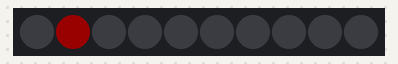
This sketch was run on a simulated Arduino Uno, built with avr-gcc and run on an emulated ATmega328P. Parts: 10 RGB LEDs in strip order, left to right. Dim RGB values are drawn brighter than linear.

Above: at 0.06 s.
At 5.03 s:
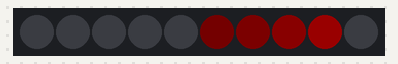
At 10.0 s:
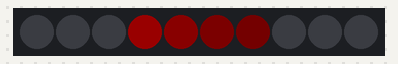
At 19.94 s:
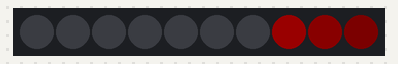
At 29.88 s:
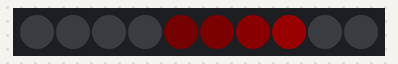
At 39.94 s:
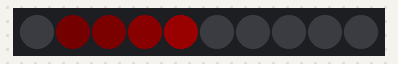

The sketch:

Kitt.ino
```cpp
#include <FastLED.h>
#define NUM_LEDS 10
#define COLOR_ORDER GRB
#define DATA_PIN 7

CRGB leds[NUM_LEDS]; // Define the array of leds
int direction1 = 0; // Direction of lights, 0 or 1
int counter = 0; // Current spot in in strip of leds

void setup() {
  FastLED.addLeds<WS2812B, DATA_PIN, COLOR_ORDER>(leds, NUM_LEDS);
  LEDS.setBrightness(25);
}
void fadeall() { for(int i = 0; i < NUM_LEDS; i++) { leds[i].nscale8(6500); } }
void loop() {
  direction1 ? counter-- : counter++;
  fadeall();
  if (counter == NUM_LEDS - 1) direction1 = 1;
  if (counter == 0) direction1 = 0;
  leds[counter] = CRGB::Red;
  FastLED.show();
  delay(115);
}
```
